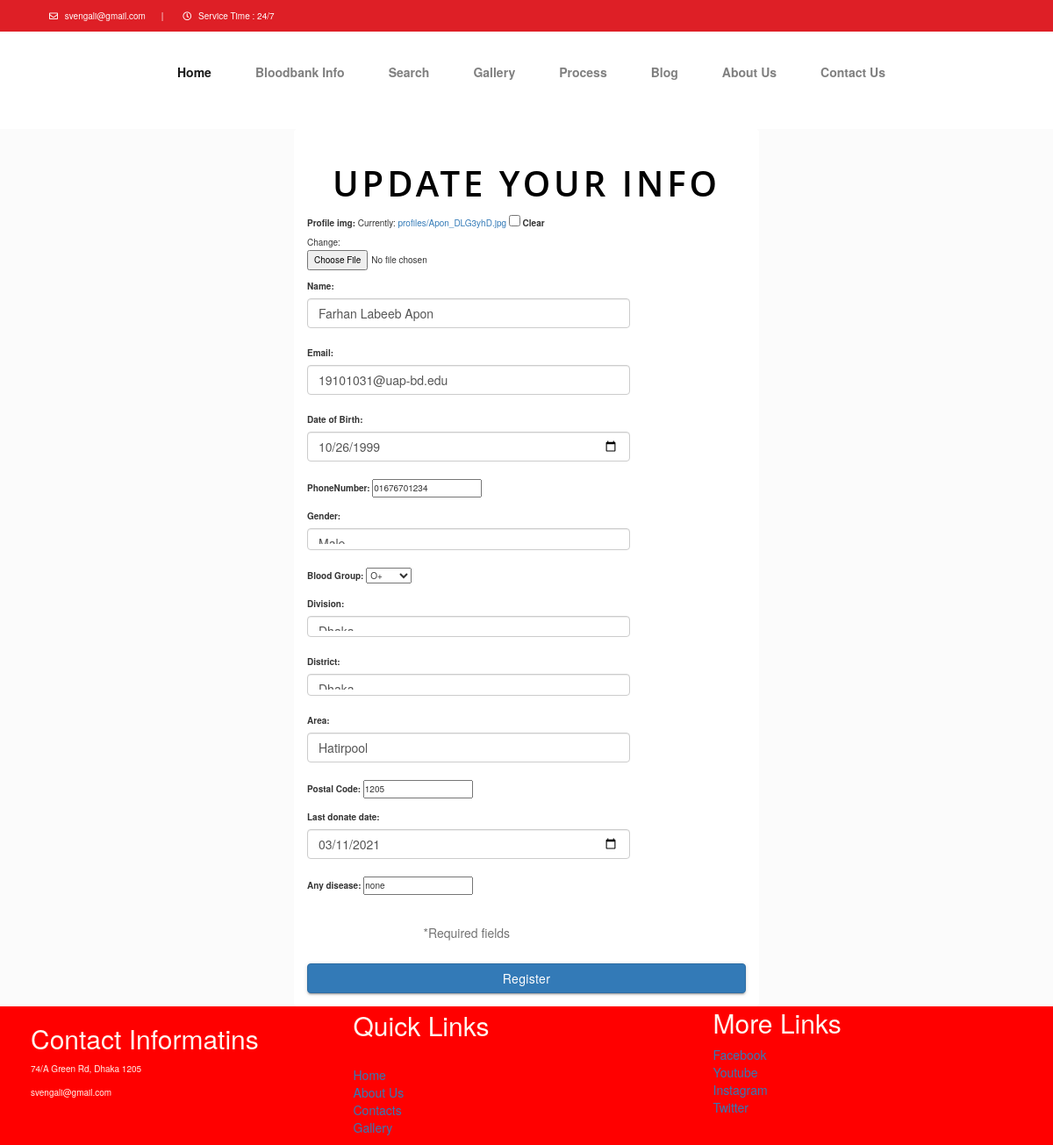
The app's page /editinfo (signed in) with its own data.
### User/models.py (models this page shows, shortened)
class profile(models.Model):
    user=models.OneToOneField(User,on_delete=models.CASCADE)
    profile_img=models.ImageField(null=True,upload_to='profiles/',blank=True,default="profiles/default.png")
    Name = models.CharField(max_length=20)
    Email =  models.EmailField(null=True)
    Date_of_Birth = models.DateField(null=True)
    PhoneNumber= models.CharField(max_length=15,null=True)
    gender_choices=[
        ('male',"Male"),
        ("female","Female"),
        ("other","Other")
    ]
    Gender =  models.CharField(
        max_length=6, blank=True, null=True,
        choices=gender_choices,
        )
    Blood_Group = models.ForeignKey("Blood",on_delete=models.CASCADE,related_name="blood",null=True)
    Division = models.ForeignKey("division",on_delete=models.CASCADE,related_name="division",null=True )
    District = models.ForeignKey("District",on_delete=models.CASCADE,related_name="district" ,null=True)
    Area = models.CharField(max_length= 20,null=True)
    Postal_Code = models.IntegerField(null=True)
    last_donate_date = models.DateField(null=True, blank = True)
    any_disease = models.CharField(max_length= 20,null=True)

class Blood(models.Model):
    Blood_Group=models.CharField(max_length=15)
    def __str__(self):
        return f"{self.Blood_Group}"

### User/views.py (the view)
# urls.py: path('editinfo',views.editinfo,name="editinfo"),
@login_required(login_url='login')
def editinfo(request):
    profile=request.user.profile
    forms = Donorinfo(instance=profile)
    if request.method=="POST":
         form =Donorinfo(request.POST,request.FILES,instance=profile)
         if form.is_valid():
              form.save()
              return redirect("profile.html")
    context = { 'forms' : forms}
    return render(request,'editinfo/editinfo.html', context)

### User/models.py (called while the page is built)
    def __str__(self):
        return f"{self.District_Name}"

    def __str__(self):
        return f"{self.Division_Name}"

### User/templates/editinfo/editinfo.html (shortened to what this page needs)
{%load static%}
<html lang="en">
  <head>
    <link href="https://cdn.jsdelivr.net/npm/bootstrap@5.1.1/dist/css/bootstrap.min.css" rel="stylesheet"
>
    <link href="{% static 'css/profile.css' %}" rel="stylesheet">
    <link href="{% static 'css/style.css' %}" rel="stylesheet">
    <link rel="stylesheet" href="{% static 'css/fontawsom-all.min.css' %}">
    <link rel="stylesheet"  href="{% static 'css/registration.css' %}" >
  </head>
  <body>
    <header class="continer-fluid ">
      <div class="header-top">
        <div class="container">
          <div class="row col-det">
            <div class="col-lg-6 d-none d-lg-block">
              <ul class="ulleft">
                <li>
                  <i class="far fa-envelope"></i>
                  svengali@gmail.com
                  <span>|</span>
                </li>
                <li>
                  <i class="far fa-clock"></i>
                  Service Time : 24/7
                </li>
              </ul>
            </div>
          </div>
        </div>
      </div>
      <div id="menu-jk" class="header-bottom">
        <div class="container">
          <div class="row nav-row">
            <div class="col-md-3 logo">
            </div>
            <div class="col-md-11 nav-col">
              <nav class="navbar navbar-expand-lg navbar-light">
                <div class="collapse navbar-collapse" id="navbarNav">
                  <ul class="navbar-nav">
                    <li class="nav-item active">
                      <a class="nav-link" href="home.html">Home
                      </a>
                    </li>
                    <li class="nav-item">
                      <a class="nav-link" href="bloodbank">Bloodbank Info</a>
                    </li>
                    <li class="nav-item">
                      <a class="nav-link" href="search.html">Search</a>
                    </li>
                    <li class="nav-item">
                      <a class="nav-link" href="home.html#gallery">Gallery</a>
                    </li>
                    <li class="nav-item">
                      <a class="nav-link" href="home.html#process">Process</a>
                    </li>
                    <li class="nav-item">
                      <a class="nav-link" href="home.html#blog">Blog</a>
                    </li>
                    <li class="nav-item">
                      <a class="nav-link" href="home.html#about">About Us</a>
                    </li>
                    <li class="nav-item">
                      <a class="nav-link" href="home.html#contact">Contact Us</a>
                    </li>
                  </ul>
                </div>
              </nav>
            </div>
          </div>
        </div>
      </div>
    <link href="//maxcdn.bootstrapcdn.com/bootstrap/4.0.0/css/bootstrap.min.css" rel="stylesheet" id="bootstrap-css">
<link href="//netdna.bootstrapcdn.com/bootstrap/3.2.0/css/bootstrap.min.css" rel="stylesheet" id="bootstrap-css">
<div class="container">
            <form class="form-horizontal" role="form" action="/editinfo" method="post" enctype="multipart/form-data">
                <h2>Update Your Info</h2>
                <div class="form-group">
                    <div class="col-sm-9">
                     {{forms.as_p}}
                    </div>
                </div>
                <div class="form-group">
                    <div class="col-sm-9 col-sm-offset-3">
                        <span class="help-block">*Required fields</span>
                    </div>
                </div>
                <button type="submit" class="btn btn-primary btn-block">Register</button>
            </form>
        </div>
    <div class="row content-ro" style="background-color: red; color: seashell;">
      <div class="col-lg-4 col-md-12 footer-contact ">
        <h2 class=" contact_pdding"> Contact Informatins</h2>
        <div class="address-row">
          <div class="detail contact_pdding">
            <p>74/A Green Rd, Dhaka 1205</p>
          </div>
        </div>
        <div class="address-row">
          <div class="detail contact_pdding">
            <p>svengali@gmail.com</p>
          </div>
        </div>
      </div>
      <div class="col-lg-4 col-md-12 footer-links">
        <div class="row no-margin mt-2">
          <h2>Quick Links</h2>
          <ul style="color:white;">
            <br>
            <li><a href="home.html"> Home</li> </a>
            <li><a href="#about"> About Us</li> </a>
            <li><a href="#contact"> Contacts </li> </a>
            <li><a href="#gallery"> Gallery</li> </a>
          </ul>
        </div>
      </div>
      <div class="col-lg-4 col-md-12 footer-links">
        <div class="row no-margin mt-1">
          <h2 class="m-t-2">More Links</h2>
          <ul>
            <a href="http://facebook.com/">
              <li>Facebook</li>
            </a>
            <a href="https://www.youtube.com/">
              <li>Youtube</li>
            </a>
            <a href="https://www.instagram.com/">
              <li>Instagram</li>
            </a>
            <a href="https://twitter.com/">
              <li>Twitter</li>
            </a>
          </ul>
        </div>
      </div>
    </div>
  </body>
</html>

### static/css/style.css (style rules this page uses)
* { margin: 0px; padding: 0px; list-style: none; }
a { text-decoration: none; outline: none; color: #444; }
ul { margin-bottom: 0; padding-left: 0; }
a:hover, a:focus, input, textarea { text-decoration: none; outline: none; }
html, body { height: 100%; }
p { margin-bottom: 0px; width: 100%; }
.no-margin { margin: 0px; }
::placeholder { color: #747f8a !important; font-size: 13px; opacity: .5 !important; }
h1, h2, h3, h4, h5, h6 { font-family: montserrat; }
body { background-color: #f1f1f145 !important; font-family: 'Merriweather', serif; color: #6A6A6A; overflow-x: hidden; }
.btn-primary { background-color: #de1f26; border-color: #de1f26; }
.btn { box-shadow: 0 3px 1px -2px rgba(0, 0, 0, 0.2), 0 2px 2px 0 rgba(0, 0, 0, 0.14), 0 1px 5px 0 rgba(0, 0, 0, 0.12); border-radius: 2px; }
.form-control { background-color: #F8F8F8; margin-bottom: 20px; }
.container { max-width: 1170px; }
html { scroll-behavior: smooth; }
header { box-shadow: 0 2px 5px 0 rgba(0, 0, 0, 0.16), 0 2px 10px 0 rgba(0, 0, 0, 0.12); }
header .header-top { background-color: #de1f26; }
header .header-top .col-det .ulleft li { float: left; padding: 11px; color: #FFF; font-size: 1rem; font-weight: 400; }
header .header-top .col-det .ulleft li i { margin-right: 5px; }
header .header-top .col-det .ulleft li span { margin-left: 15px; }
header .header-bottom { background-color: #FFF; }
header .header-bottom .navbar { float: right; }
header .nav-col .navbar-nav li { padding: 14px 20px; font-weight: 600; }

### static/css/registration.css (style rules this page uses)
h2 { color: red; }
body { background: url('https://static-communitytable.parade.com/wp-content/uploads/2014/03/rethink-target-heart-rate-number-ftr.jpg') fixed; background-size: cover; }
*[role="form"] { max-width: 530px; padding: 15px; margin: 0 auto; border-radius: 0.3em; background-color: #ffffff; }
*[role="form"] h2 { font-family: 'Open Sans' , sans-serif; font-size: 40px; font-weight: 600; color: #000000; margin-top: 5%; text-align: center; text-transform: uppercase; letter-spacing: 4px; }

### User/templates/editinfo/editinfo.html (style rules this page uses)
* { margin: 0; padding: 0; box-sizing: border-box; }
.contact_pdding { padding-left: 35px; }

### records on screen
profile: Name "Farhan Labeeb Apon", Email "19101031@uap-bd.edu", PhoneNumber "01676701234"
Blood: Blood_Group "O+"
